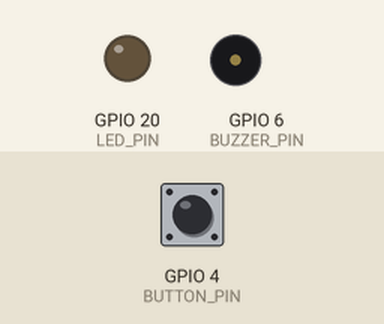
Simulated run of this sketch. Board: ESP32-S3. Parts: output pins drawn as LEDs (lit = HIGH), buzzer (waves = sounding, pin HIGH). Inputs (shaded band) come from the test bench; at power-on: GPIO 4 (BUTTON_PIN) LOW. WiFi joins after 1.5 s; servers stay silent unless stated; uploads are accepted with an empty reply; what the sketch prints to the serial monitor is not drawn.

Above: at 4.4 s.
4.5 s: GPIO 4 (BUTTON_PIN) pulled HIGH for 0.15 s
At 4.62 s:
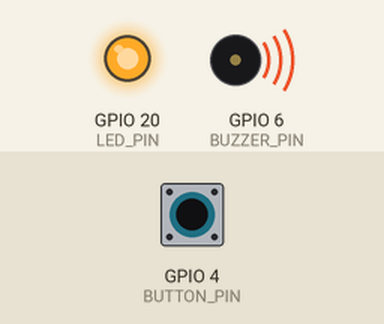
6.2 s: GPIO 4 (BUTTON_PIN) pulled HIGH for 3.2 s
At 10.8 s:
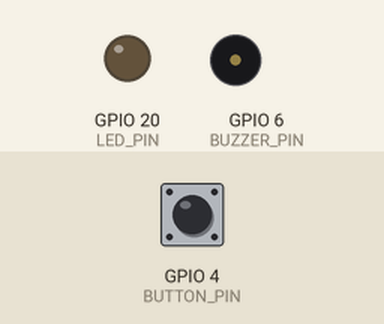
Timing chart, 0 to 12.3 s (numbered marks = the images above; inputs shaded):
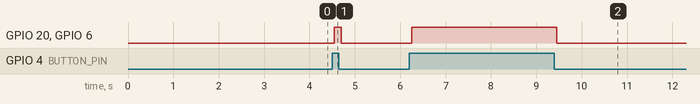

The sketch:

Prototype_Rev_8.ino
```cpp
#pragma once

#include "thingProperties.h"
#include "wifi_connect.h"

void setup() {
  // Initialize serial and wait for port to open:
  Serial.begin(115200);
  // This delay gives the chance to wait for a Serial Monitor without blocking if none is found
  delay(1500);

  // Defined in thingProperties.h
  initProperties();
  // We start by connecting to a WiFi network


}

void loop() {
  // Serial.print(millis());
  // Serial.print(" ");
  // Serial.println(current_state);
  status = WiFi.status();
  Serial.println("WiFi status: ");
  Serial.println(status);
  if (status != WL_CONNECTED) {
    status = reconnect(ssid, password);
    Serial.println("IP address: ");
    Serial.println(WiFi.localIP());
  }
  // Your code here
  current_state = fsm(BUTTON_PIN, current_state);
  if ((current_state != past_state) && (current_state == UP || current_state == DOWN)){
    digitalWrite(BUZZER_PIN, current_state);
    digitalWrite(LED_PIN, current_state);
    // Serial.println("Inside digital write");
    // Serial.print(millis());
    // Serial.print(" ");
    // Serial.println(current_state);
    past_state = current_state;
  }
}
```

thingProperties.h
```cpp
#pragma once

#include <WiFi.h>
#include <HTTPClient.h>
#include "wifi_connect.h"

#define BUTTON_PIN 4
#define BUZZER_PIN 6
#define LED_PIN 20

typedef enum {UP=0, DOWN, PRESS, RELEASE} ButtonState;

const char* ssid = "BYU-WiFi";
const char* password = "";
const String url = "https://flamingjitterbug-ae3ab-default-rtdb.firebaseio.com/";
const String ext = "devices/xiao01.json";

ButtonState current_state = UP;
ButtonState past_state = UP;

// const char DEVICE_LOGIN_NAME[]  = "3dabd68e-de6b-4b71-980b-18357ee4a025";

// const char SSID[]               = SECRET_SSID;    // Network SSID (name)
// const char PASS[]               = SECRET_OPTIONAL_PASS;    // Network password (use for WPA, or use as key for WEP)
// const char DEVICE_KEY[]  = SECRET_DEVICE_KEY;    // Secret device password


void initProperties(){

  pinMode(BUZZER_PIN, OUTPUT);
  pinMode(BUTTON_PIN, INPUT);
  pinMode(LED_PIN, OUTPUT);
  digitalWrite(BUZZER_PIN, LOW);
  digitalWrite(LED_PIN, LOW);
  Serial.println();
  Serial.println();
  Serial.print("Connecting to ");
  Serial.println(ssid);

  WiFi.begin(ssid, password);

  while (WiFi.status() != WL_CONNECTED) {
    delay(100);
    Serial.print(".");
  }

  Serial.println("");
  Serial.println("WiFi connected");
  Serial.println("IP address: ");
  Serial.println(WiFi.localIP());
  String package = "{\"status\":\"online\"}";
  Serial.println("Connecting to database...");
  Serial.println("Status: ");
  Serial.print(database_con(url+ext, "Content-Type", "application/json", package));
  // attachInterrupt(digitalPinToInterrupt(BUTTON_PIN), buttonInt, CHANGE);
}

ButtonState fsm(int i_pin, ButtonState state_current){
  //Look for button press
  const static unsigned long debounce_t = 50;
  static unsigned long last_bounce = millis();
  bool reading = digitalRead(i_pin);
  static bool last_reading = LOW;
  // Guard rails on button press
  if (reading!=last_reading) {
    last_bounce = millis();
  }

  if (millis() - last_bounce >= debounce_t){
    switch(state_current){
      case UP:
        if (reading == DOWN) {state_current = PRESS;}
        break;
      case DOWN:
        if (reading == UP) {state_current = RELEASE;}
        break;
      case PRESS:
        state_current = DOWN;
        break;
      case RELEASE:
        state_current = UP;
        break;
    }
  }
  last_reading = reading;
  return state_current;
}
```

wifi_connect.h
```cpp
#pragma once

#include <WiFi.h>
#include <HTTPClient.h>

int status = WL_IDLE_STATUS;

int reconnect(const char* ssid, const char* password) {
  return WiFi.begin(ssid, password);
}

int database_con(const String& path, const char* header_type, const char* header, const String& body){
  HTTPClient http;
  http.begin(path);
  http.addHeader(header_type, header);
  int code = http.POST(body);
  http.end();
  return code;
}
```

Measured:
- after the input at 4.5 s, GPIO 20 (LED_PIN), GPIO 6 (BUZZER_PIN): LOW → HIGH after 0.05 s, → LOW 0.15 s later
- after the input at 6.2 s, GPIO 20 (LED_PIN), GPIO 6 (BUZZER_PIN): LOW → HIGH after 0.05 s, → LOW 3.2 s later
